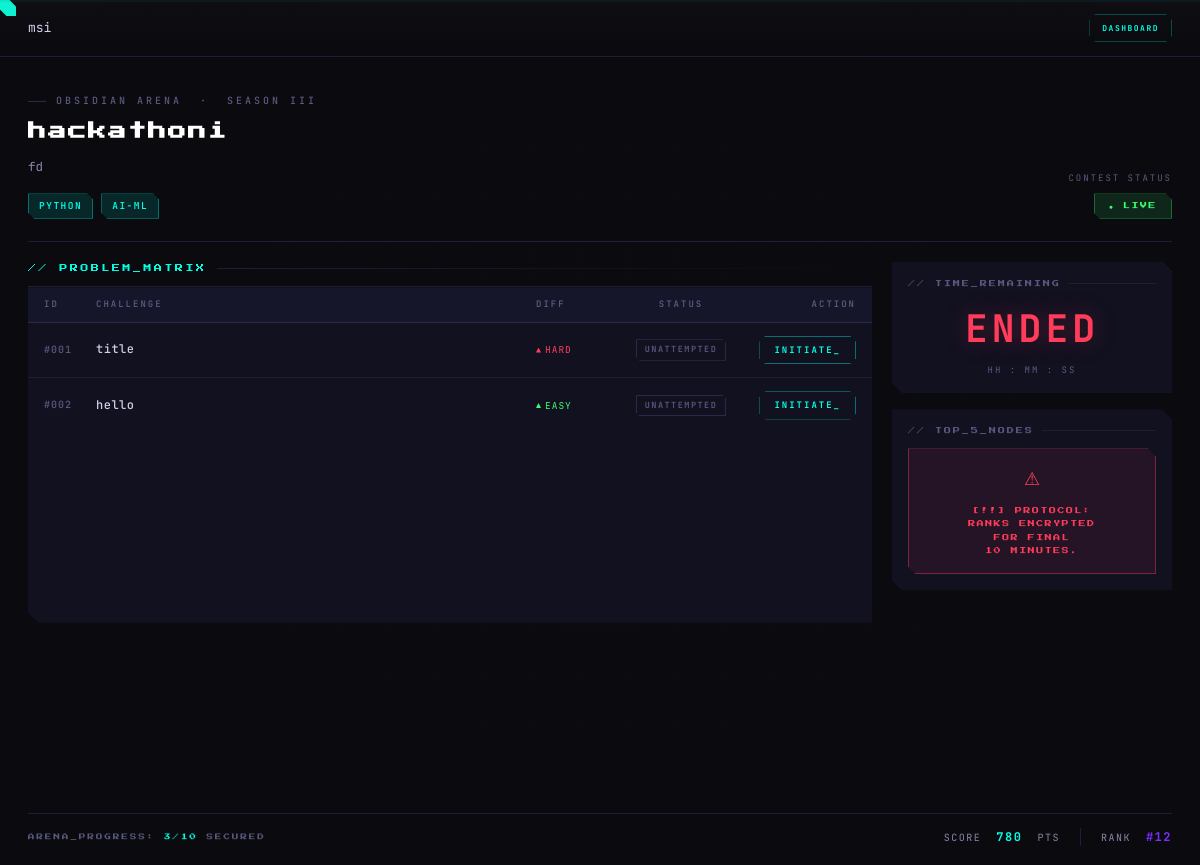
The app's page /contest/5/lobby/ (signed in), older data.
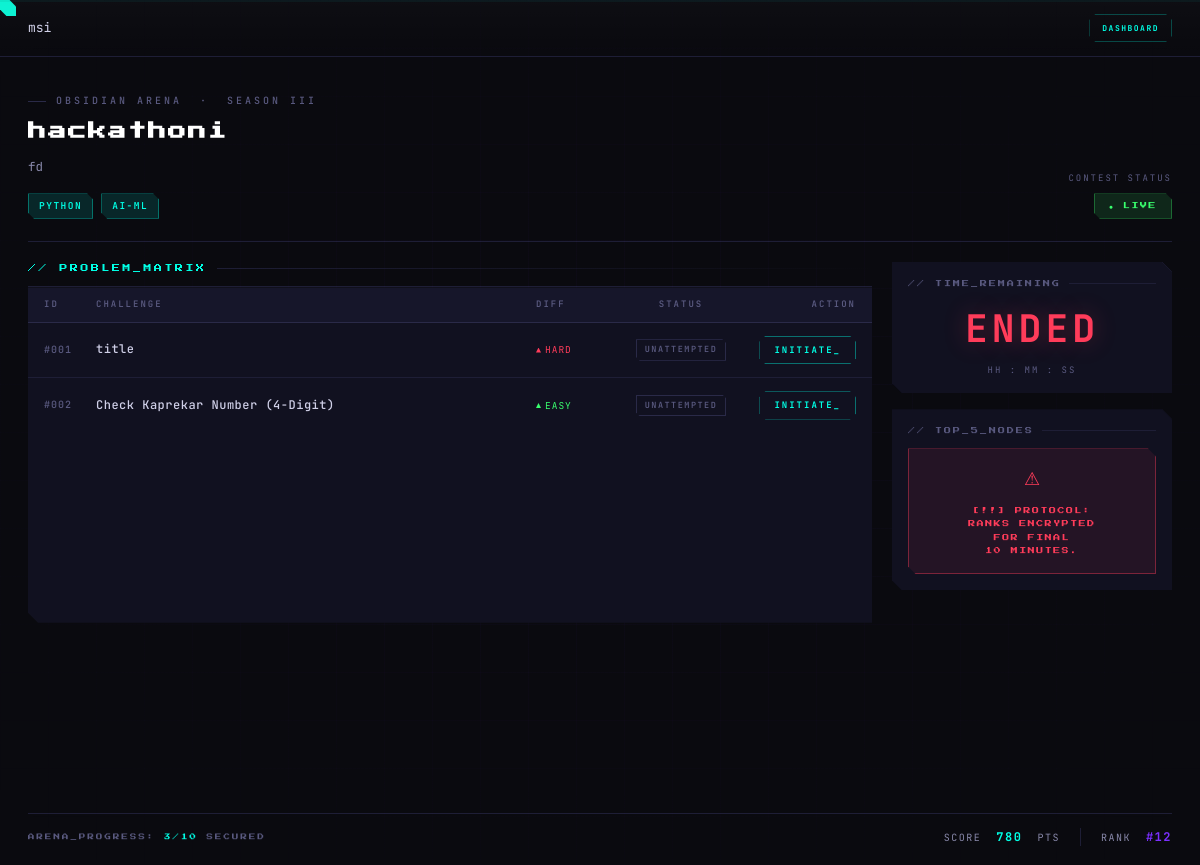
The same page, newer data.
### home/models.py (models this page shows, shortened)
class ContestProblem(models.Model):
    DIFFICULTY_CHOICES = [
        ('EASY', 'Easy'),
        ('MEDIUM', 'Medium'),
        ('HARD', 'Hard'),
    ]
    contest = models.ForeignKey(Contest, on_delete=models.CASCADE)
    problem = models.ForeignKey(Problem, on_delete=models.CASCADE)
    points = models.IntegerField(default=10)
    difficulty = models.CharField(max_length=10, choices=DIFFICULTY_CHOICES, default='EASY')
    class Meta:
        unique_together = ('contest', 'problem')

class Problem(models.Model):
    title = models.CharField(max_length=200)
    statement = models.TextField()
    input_format = models.TextField()
    output_format = models.TextField()
    constraints = models.TextField()
    is_special_judge = models.BooleanField(default=False,
                                           help_text="Check output via custom logic rather than exact match")
    special_judge_script = models.TextField(blank=True, null=True, help_text="Python script to validate output")
    allowed_languages = models.ManyToManyField(Language, related_name='problems')

### home/views.py (the view, shortened to what this page needs)
# urls.py: path('contest/<int:contest_id>/lobby/', views.contest_lobby, name='contest_lobby'),
@login_required
def contest_lobby(request, contest_id):
    contest = get_object_or_404(Contest, id=contest_id)
    now = timezone.now()
    is_live = contest.start_time <= now <= contest.end_time
    is_archived = now > contest.end_time
    time_remaining = (contest.end_time - now).total_seconds()
    blackout_active = is_live and (0 < time_remaining <= 600)
    problems = ContestProblem.objects.filter(contest=contest).select_related('problem')
    total_problems = problems.count()
    tags = []
    if contest.tags:
        tags = [t.strip() for t in contest.tags.split(',') if t.strip()]
    leaderboard = []
    try:
        all_subs = Submission.objects.filter(contest=contest).select_related('user', 'problem')
        user_data = {}
        leaderboard.sort(key=lambda r: (-r['solved'], -r['score'], r['time_taken']))
        solved_problems = list(Submission.objects.filter(
            user=request.user, contest=contest, is_accepted=True
        ).values_list('problem__id', flat=True).distinct()) if request.user.is_authenticated else []
    except OperationalError:
        import datetime
        now = timezone.now()
        leaderboard = [
            {'user_id': 1, 'username': 'cipher_null', 'solved': 7, 'time_taken': 2*3600+14*60+55, 'time_taken_str': '2:14:55'},
            {'user_id': 2, 'username': 'voidwalker_x', 'solved': 6, 'time_taken': 3*3600+5*60+12, 'time_taken_str': '3:05:12'},
            {'user_id': 3, 'username': 'obsidian_dev', 'solved': 5, 'time_taken': 4*3600+22*60+8, 'time_taken_str': '4:22:08'},
        ]
        solved_problems = []
    context = {
        'contest': contest,
        'problems': problems,
        'is_live': is_live,
        'is_archived': is_archived,
        'blackout_active': blackout_active,
        'time_remaining': int(time_remaining) if time_remaining > 0 else 0,
        'contest_end_unix': int(contest.end_time.timestamp()),
        'total_problems': total_problems,
        'solved_problems': solved_problems,
        'leaderboard': leaderboard,
        'tags': tags,
    }
    return render(request, 'home/contest_lobby.html', context)

### home/templates/home/contest_lobby.html (shortened to what the changed rows need)
{% extends "home/base.html" %}
{% block content %}
<div class="lobby">
  <header class="lobby-header">
    <div class="header-left">
      <h1 class="header-title">
        {{ contest.name|default:"NETHER FORGE" }} &nbsp;
      </h1>
    </div>
  </header>
  <div class="lobby-main">
    <div class="panel-left">
      <div class="problem-matrix">
          <div class="matrix-body" id="problemBody">
            {% if problems %}
              {% for cp in problems %}
                {% with p=cp.problem %}
                <div class="p-row {% if p.id in solved_problems %}solved{% elif cp.points == 0 %}locked{% endif %}">
                  <span class="p-id">#{{ forloop.counter|stringformat:"03d" }}</span>
                  <span class="p-name">{{ p.title }}</span>
                  <div class="p-diff-cell">
                    <div class="p-diff {% if cp.difficulty == 'HARD' %}diff-hard{% elif cp.difficulty == 'MEDIUM' %}diff-medium{% else %}diff-easy{% endif %}">
                      <span class="diff-pip"></span>
                      <span class="diff-label">{% if cp.difficulty == 'MEDIUM' %}MED{% else %}{{ cp.difficulty|default:"EASY" }}{% endif %}</span>
                    </div>
                  </div>
                  <div class="p-status"><span class="status-tag {% if p.id in solved_problems %}tag-solved{% else %}tag-unattempted{% endif %}">{% if p.id in solved_problems %}SOLVED{% else %}UNATTEMPTED{% endif %}</span></div>
                  <div class="p-action">
                    {% if p.id in solved_problems %}
                      <a href="{% url 'problem_ide' contest.id p.id %}" class="btn-initiate">REVIEW_</a>
                    {% else %}
                      <a href="{% url 'problem_ide' contest.id p.id %}" class="btn-initiate">INITIATE_</a>
                    {% endif %}
                  </div>
                </div>
                {% endwith %}
              {% endfor %}
            {% else %}
              <div style="padding:18px;color:var(--text-mid);">No problems in this contest.</div>
            {% endif %}
        </div>
      </div>
    </div>
  </div>
</div>
{% endblock %}

Row changes from the older to the newer data that the page shows:
changed through a linked row, ContestProblem "EASY": problem "hello" → "Check Kaprekar Number (4-Digit)"
